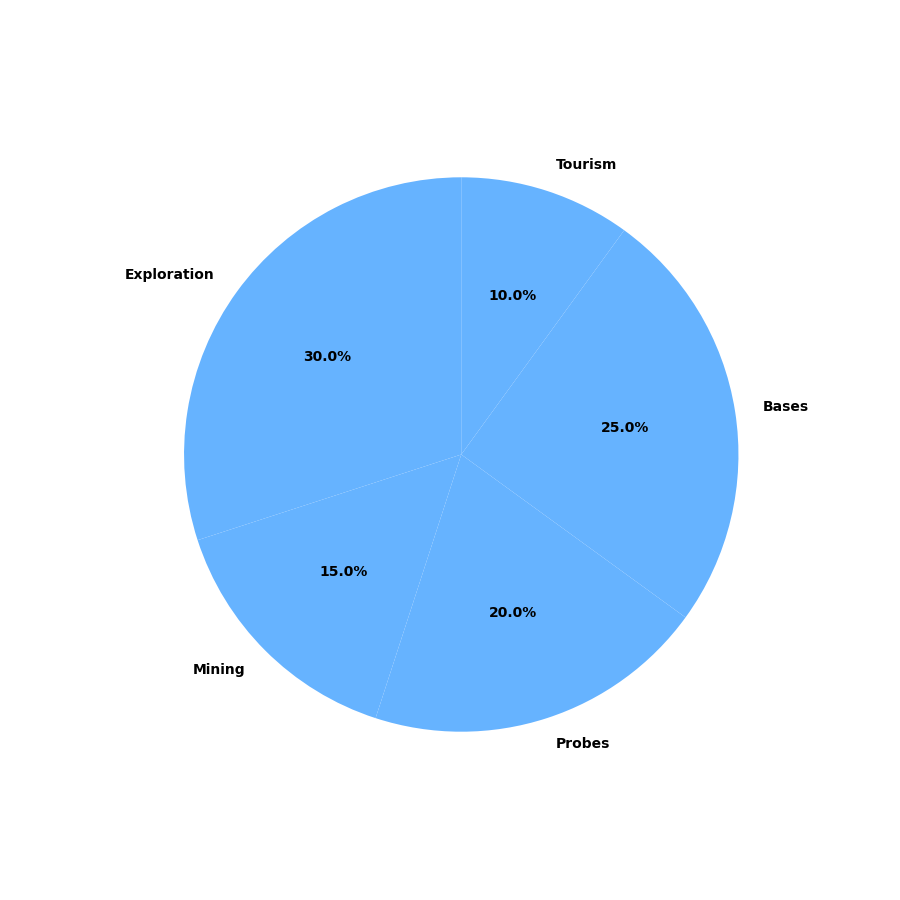

Reproduce this figure in Python.
import matplotlib.pyplot as plt

focus_areas = ['Exploration', 'Mining', 'Probes', 'Bases', 'Tourism']
mission_distribution = [30, 15, 20, 25, 10]

fig, ax = plt.subplots(figsize=(9, 9))

single_color = '#66b3ff'

ax.pie(
    mission_distribution, 
    labels=focus_areas, 
    autopct='%1.1f%%', 
    startangle=90,
    colors=[single_color] * len(focus_areas),
    textprops={'fontsize': 10, 'weight': 'bold'}
)

plt.show()
